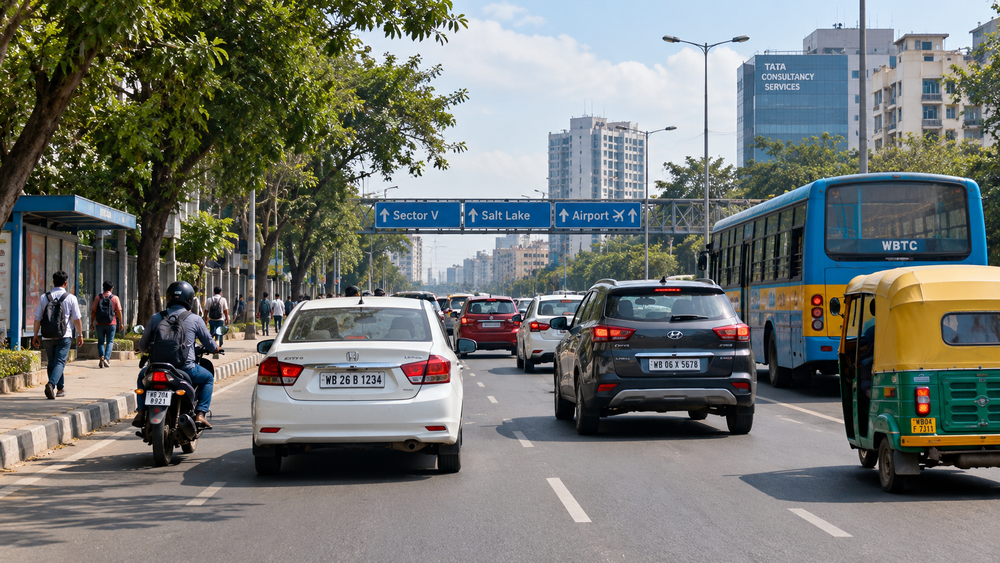
#> input picture data/samples/test_road.png, 1000 x 563 px, shrunk from 1672 x 941 before the run
$ python lane_detection_baseline.py
#> lines starting #> are read from the running program, lines starting #| are printed output that depends on the picture; after the words box and inside, x2 and y2 are one past the last pixel; in counts of white or black regions, pixels touching at a corner belong together
#> in main, image is the input picture: shape (563, 1000, 3); mean B, G, R 111.9, 116.9, 113.9

from pathlib import Path

import cv2
import numpy as np


ROOT = Path(__file__).resolve().parents[2]
IMAGE_PATH = ROOT / "data" / "samples" / "test_road.png"
OUTPUT_DIR = ROOT / "outputs" / "lanes"
OUTPUT_PATH = OUTPUT_DIR / "lane_detection.jpg"


def detect_lanes(image):
    height, width = image.shape[:2]
#> height = 563; width = 1000

    gray = cv2.cvtColor(image, cv2.COLOR_BGR2GRAY)
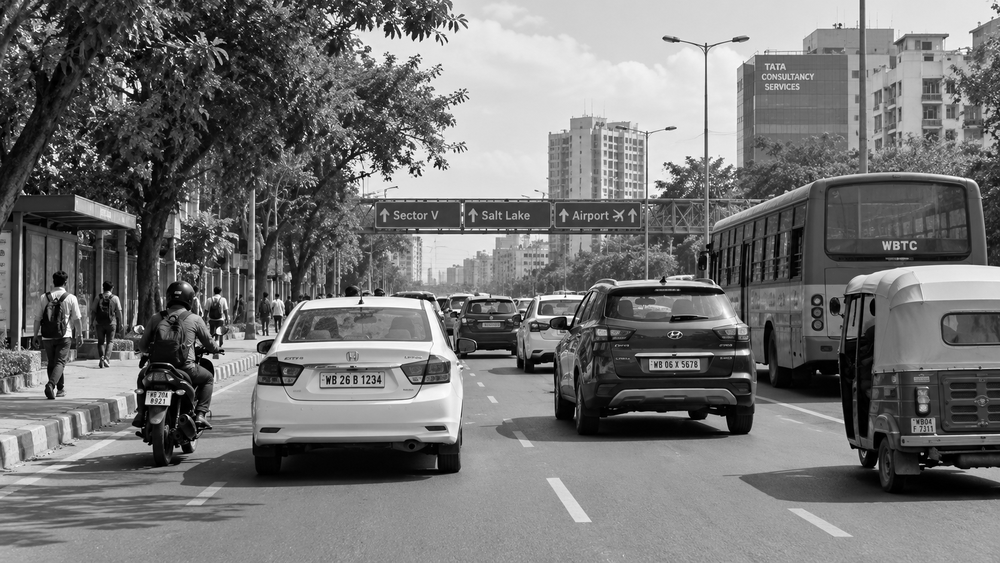
#> gray: shape (563, 1000); min 0, max 255, mean 115.4
    blurred = cv2.GaussianBlur(gray, (5, 5), 0)
    edges = cv2.Canny(blurred, 50, 150)
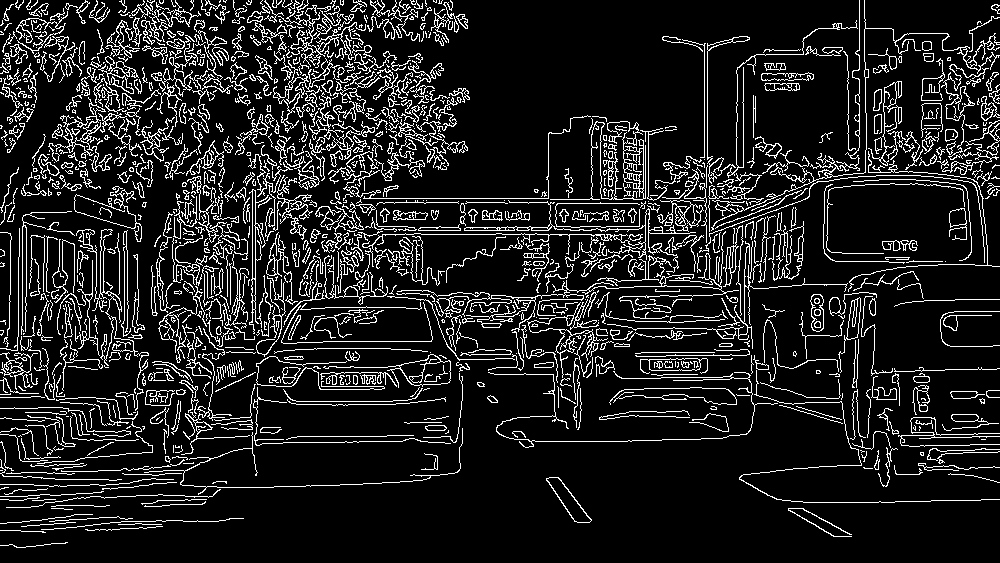
#> edges: shape (563, 1000); 12.5% white in thin lines or dots

    # Restrict processing to the road area.
    mask = np.zeros_like(edges)
    polygon = np.array([[
        (int(width * 0.05), height),
        (int(width * 0.38), int(height * 0.50)),
        (int(width * 0.62), int(height * 0.50)),
        (int(width * 0.95), height),
    ]], dtype=np.int32)

    cv2.fillPoly(mask, polygon, 255)
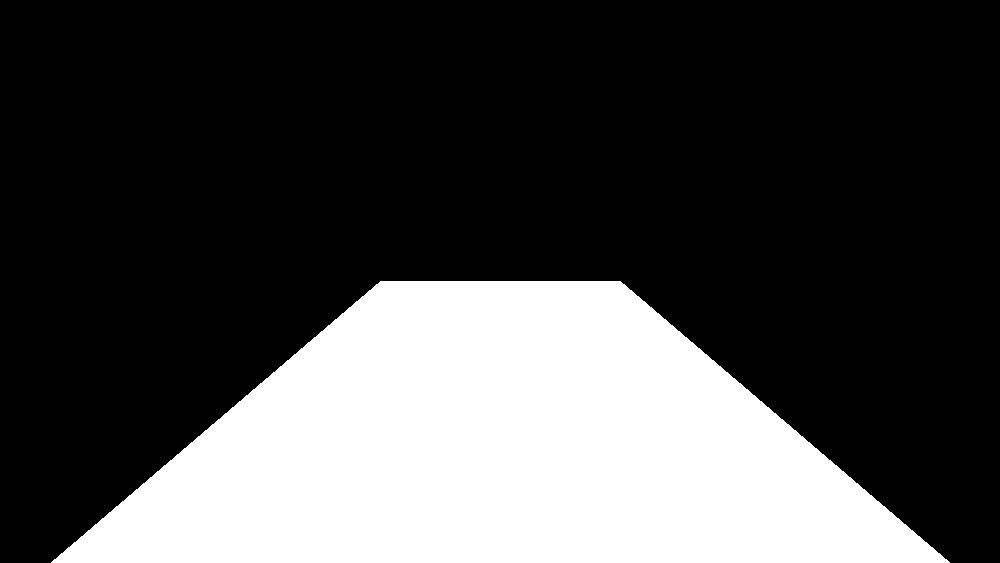
#> mask: shape (563, 1000); 28.6% white; 1 white region, box (x1, y1, x2, y2) and area: (51, 281, 950, 563) 160788
    road_edges = cv2.bitwise_and(edges, mask)
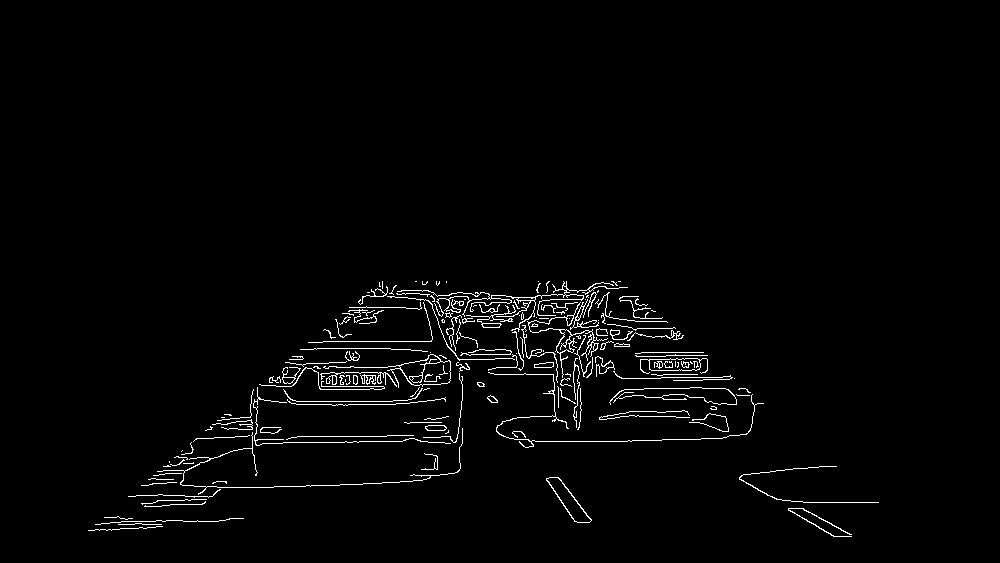
#> road_edges: shape (563, 1000); 2% white in thin lines or dots, all inside (x1, y1, x2, y2) = (88, 281, 879, 537)

    lines = cv2.HoughLinesP(
        road_edges,
        rho=1,
        theta=np.pi / 180,
        threshold=50,
        minLineLength=50,
        maxLineGap=30,
    )
#> lines = 110 rows, first 6: [519, 441, 631, 441], [285, 367, 707, 367], [621, 378, 730, 376], [494, 374, 616, 374], [420, 360, 600, 357], [204, 489, 399, 482]

    # Collect candidate lines on the left and right.
    left_candidates = []
    right_candidates = []

    if lines is not None:
        for line in lines:
            x1, y1, x2, y2 = map(
                int, np.asarray(line).reshape(-1)
            )

            dx = x2 - x1
            dy = y2 - y1

            if abs(dx) < 5:
                continue

            slope = dy / dx
            length = np.hypot(dx, dy)

            # Ignore horizontal edges and weakly sloped segments.
            if abs(slope) < 0.4 or abs(slope) > 3.0:
                continue

            # Represent the line as x = m*y + b.
            m = dx / dy if abs(dy) > 1 else None

            if m is None:
                continue

            b = x1 - m * y1
            candidate = (m, b, length)

            midpoint_x = (x1 + x2) / 2

            if slope < 0 and midpoint_x < width * 0.55:
                left_candidates.append(candidate)
            elif slope > 0 and midpoint_x > width * 0.45:
                right_candidates.append(candidate)
#> this loop made 110 passes
#> (x1, y1, x2, y2, dx, dy, slope, length) on passes 1 to 12: (519, 441, 631, 441, 112, 0, 0, 112), (285, 367, 707, 367, 422, 0, 0, 422), (621, 378, 730, 376, 109, -2, -0.0183, 109), (494, 374, 616, 374, 122, 0, 0, 122), (420, 360, 600, 357, 180, -3, -0.0167, 180), (204, 489, 399, 482, 195, -7, -0.0359, 195.1), (297, 436, 386, 436, 89, 0, 0, 89), (251, 401, 497, 401, 246, 0, 0, 246), (557, 372, 707, 370, 150, -2, -0.0133, 150), (673, 380, 729, 379, 56, -1, -0.0179, 56.01), (349, 307, 645, 307, 296, 0, 0, 296), (252, 443, 462, 440, 210, -3, -0.0143, 210)
#> (x1, y1, x2, y2, dx, dy, slope, length) on passes 65, 67, 68, 69, 81, 94: (439, 282, 638, 411, 199, 129, 0.648, 237.2), (92, 530, 382, 287, 290, -243, -0.838, 378.4), (427, 282, 539, 352, 112, 70, 0.625, 132.1), (740, 476, 831, 535, 91, 59, 0.648, 108.5), (133, 528, 379, 282, 246, -246, -1, 347.9), (407, 290, 565, 486, 158, 196, 1.24, 251.8)
#> after the loop, left_candidates = [(-2.38, 1302.6, 136.7), (-1.19, 724.5, 378.4), (-1, 661, 347.9), (-1.23, 749.4, 381.1), (-1, 667, 338), (-1, 665, 175.4), (-1.19, 722.5, 345.7), (-1.32, 790.5, 66.4)]; right_candidates = [(1.74, -77.65, 68.1), (1.66, -52.17, 112.2), (0.679, 220.9, 188.6), (0.703, 209.1, 189.5), (0.622, 249.2, 115.4), (1.54, 3.98, 237.2), (1.6, -24.2, 132.1), (1.54, 5.83, 108.5), (0.806, 173.2, 251.8), (1, 285, 206.5)]

    overlay = image.copy()
    y_bottom = height - 1
#> y_bottom = 562
    y_top = int(height * 0.55)
#> y_top = 309

    # Draw one length-weighted representative line per side.
    for candidates in (left_candidates, right_candidates):
        if not candidates:
            continue

        weights = np.array(
            [item[2] for item in candidates], dtype=float
        )
        parameters = np.array(
            [[item[0], item[1]] for item in candidates],
            dtype=float,
        )

        m, b = np.average(parameters, axis=0, weights=weights)

        x_bottom = int(m * y_bottom + b)
        x_top = int(m * y_top + b)

        if -width <= x_bottom <= 2 * width and \
           -width <= x_top <= 2 * width:
            cv2.line(
                overlay,
                (x_bottom, y_bottom),
                (x_top, y_top),
                (0, 255, 0),
                5,
            )
#> this loop made 2 passes
#> (weights, m, b, x_bottom, x_top) on pass 1: ([136.7, 378.4, 347.9, 381.1, 338, 175.4, 345.7, 66.4], -1.2, 743.1, 67, 371)
#> (m, b, x_bottom, x_top) on pass 2: (1.11, 124.1, 749, 467)
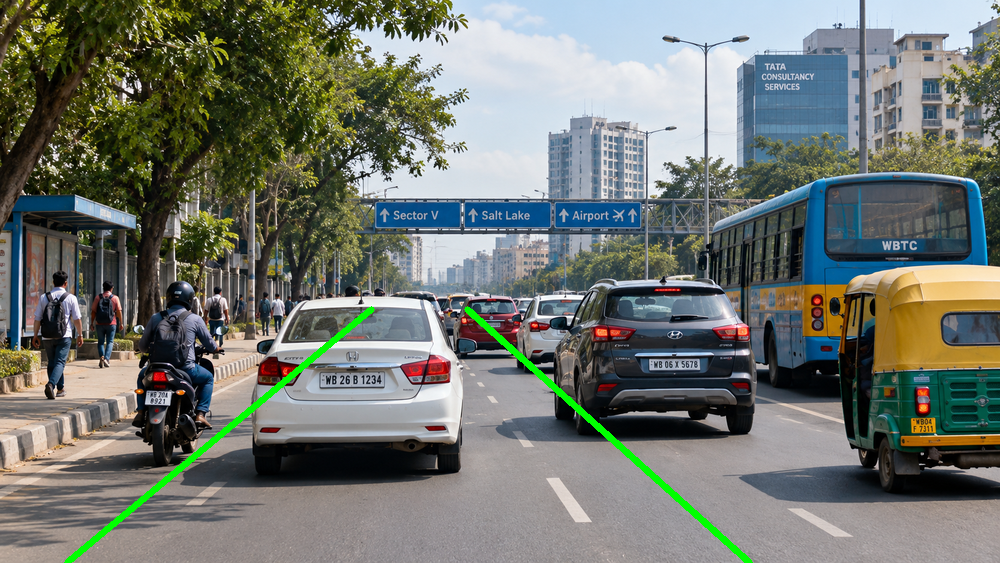
#> overlay: shape (563, 1000, 3); 0.92% of pixels changed, all inside (x1, y1, x2, y2) = (64, 306, 753, 563)

    return overlay, road_edges


def main():
    if not IMAGE_PATH.exists():
        raise FileNotFoundError(f"Image not found: {IMAGE_PATH}")

    image = cv2.imread(str(IMAGE_PATH))

    if image is None:
        raise RuntimeError(f"Could not read image: {IMAGE_PATH}")

    annotated, edges = detect_lanes(image)
    OUTPUT_DIR.mkdir(parents=True, exist_ok=True)

    if not cv2.imwrite(str(OUTPUT_PATH), annotated):
        raise RuntimeError(f"Could not save output: {OUTPUT_PATH}")

    cv2.imwrite(str(OUTPUT_DIR / "road_edges.jpg"), edges)

    print("Lane detection baseline completed.")
    print(f"Annotated image: {OUTPUT_PATH}")
    print(f"Road edges: {OUTPUT_DIR / 'road_edges.jpg'}")


if __name__ == "__main__":
    main()

$ run again, with data/samples/culane_test.png copied over data/samples/test_road.png
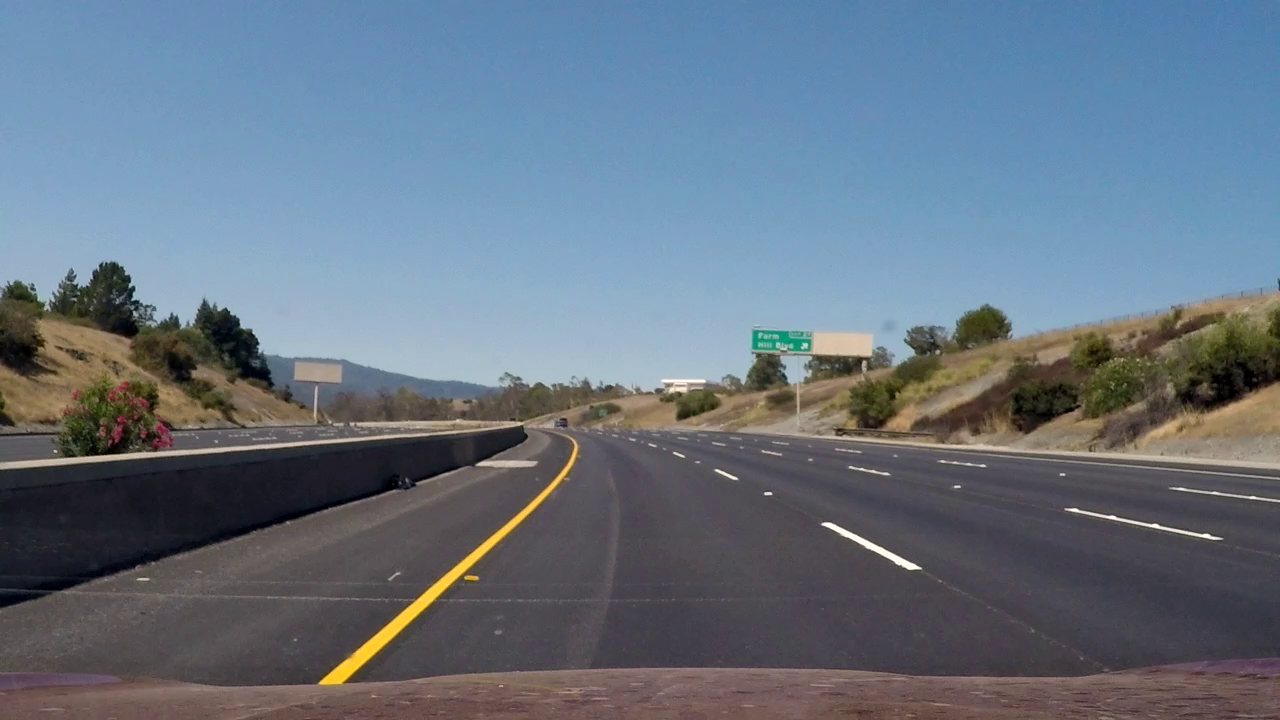
#> input picture data/samples/culane_test.png, 1280 x 720 px
#> in main, image is the input picture: shape (720, 1280, 3); mean B, G, R 129.4, 115.4, 102.2
#> in detect_lanes, `edges = cv2.Canny(blurred, 50, 150)`:
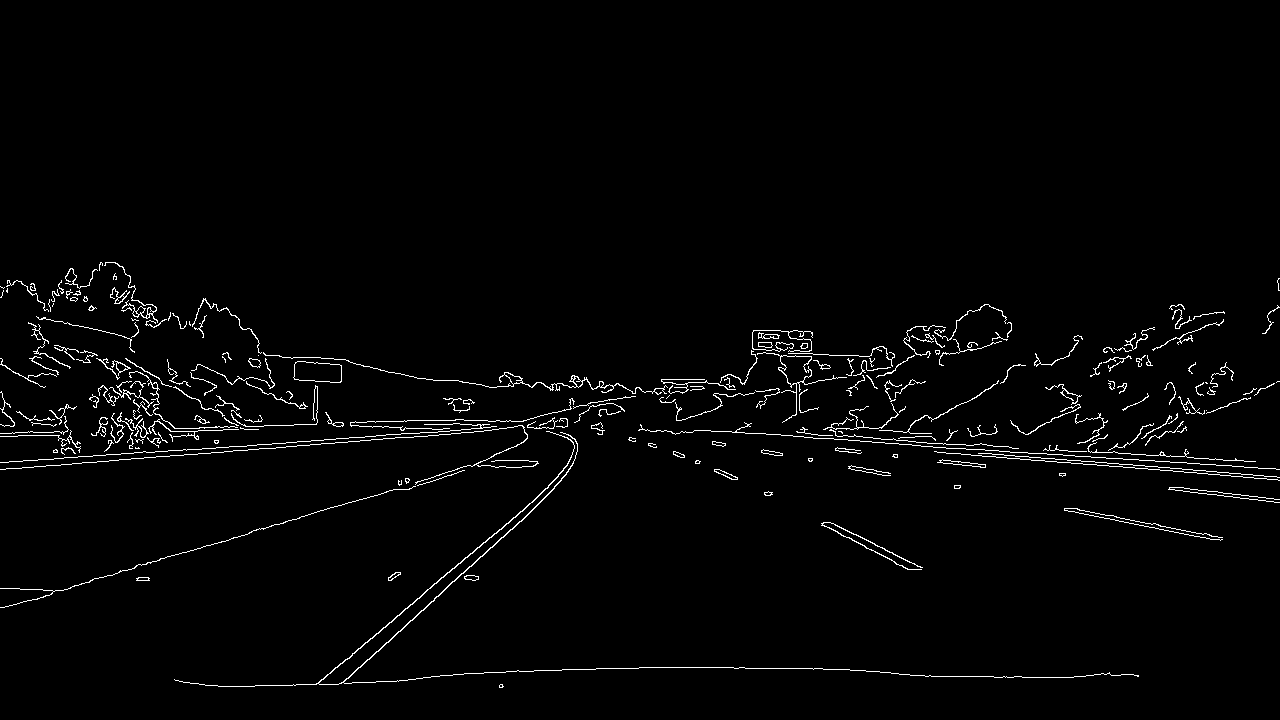
#> edges: shape (720, 1280); 2% white in thin lines or dots, all inside (x1, y1, x2, y2) = (0, 262, 1280, 688)
#> mask: shape (720, 1280); 28.5% white; 1 white region, box (x1, y1, x2, y2) and area: (65, 360, 1216, 720) 262683
#> road_edges: shape (720, 1280); 0.65% white in thin lines or dots, all inside (x1, y1, x2, y2) = (174, 360, 1139, 688)
#> lines = 47 rows, first 6: [225, 686, 407, 680], [315, 684, 566, 474], [434, 598, 542, 500], [517, 670, 711, 667], [341, 683, 525, 517], [828, 522, 921, 567]
#> the loop in detect_lanes, `for line in lines:` made 47 passes
#> (x1, y1, x2, y2, dx, dy, slope, length) on passes 1, 4, 7, 8, 10, 11, 12, 13: (225, 686, 407, 680, 182, -6, -0.033, 182.1), (517, 670, 711, 667, 194, -3, -0.0155, 194), (712, 667, 849, 669, 137, 2, 0.0146, 137), (303, 516, 480, 462, 177, -54, -0.305, 185.1), (423, 436, 579, 420, 156, -16, -0.103, 156.8), (818, 435, 872, 437, 54, 2, 0.037, 54.04), (697, 430, 891, 443, 194, 13, 0.067, 194.4), (564, 409, 785, 366, 221, -43, -0.195, 225.1)
#> after the loop in detect_lanes, `for line in lines:`: left_candidates = [(-1.2, 1132.5, 327.3), (-1.1, 1093, 145.8), (-1.11, 1098.1, 247.8), (-1.19, 1127.3, 223.6), (-2.07, 1435.7, 165.5), (-0.898, 983.5, 145.2), (-1.19, 1129.4, 132)]; right_candidates = [(2.07, -250.8, 103.3), (1.89, -168.2, 98.41), (2.03, -231, 65.74), (1.9, -174.2, 83.65), (1.89, -167.8, 96.18)]
#> y_top = 396
#> the loop in detect_lanes, `for candidates in (left_candidates, right_candidates):` made 2 passes
#> (weights, m, b, x_bottom, x_top) on passes 1 to 2: ([327.3, 145.8, 247.8, 223.6, 165.5, 145.2, 132], -1.24, 1141.7, 249, 650), ([103.3, 98.41, 65.74, 83.65, 96.18], 1.95, -197.5, 1207, 576)
#> after the loop in detect_lanes, `for candidates in (left_candidates, right_candidates):`:
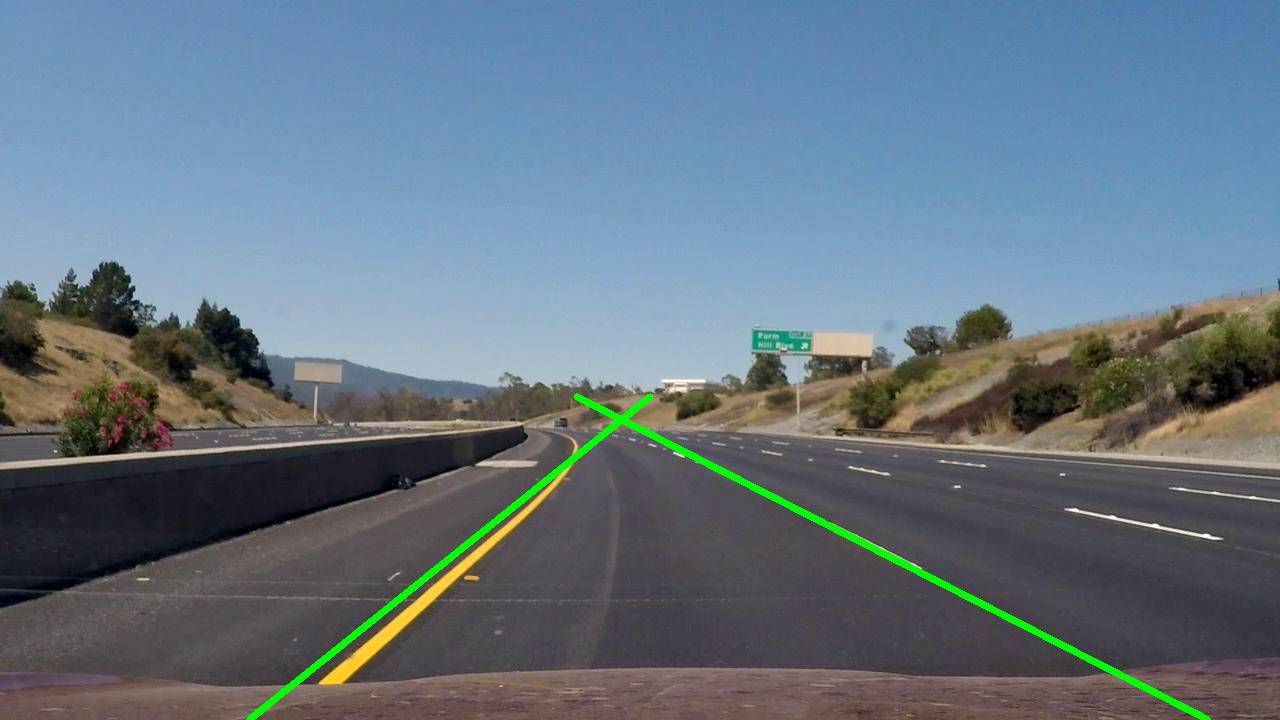
#> overlay: shape (720, 1280, 3); 0.94% of pixels changed, all inside (x1, y1, x2, y2) = (246, 393, 1211, 720)
